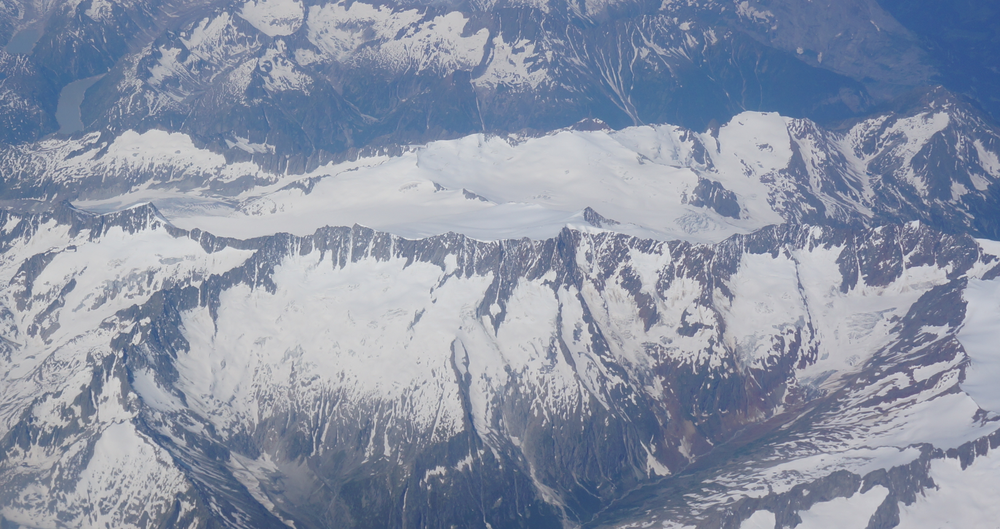
#> input picture frame0.png, 1000 x 529 px, shrunk from 1626 x 860 before the run; its folder holds 4 pictures in this run
$ python orb.py
#> lines starting #> are read from the running program, lines starting #| are printed output that depends on the picture
import numpy as np
import cv2
import os
import time


def load_sequence(f):
#> called with f = 'frame{}.png'
    s = []
    n = 0
    filename = f.format(n)
    while os.path.isfile(filename):
        img = cv2.imread(filename)
#> img is the input picture: shape (529, 1000, 3); mean B, G, R 165.5, 147, 138.4
        img = cv2.resize(img, dsize=(0, 0), fx=0.5, fy=0.5)
#> img: shape (264, 500, 3)
        s.append(img)
        n += 1
        filename = f.format(n)

    return s

sequence = load_sequence("frame{}.png")
#> sequence = 3 items

fast = cv2.FastFeatureDetector_create()
fast.setThreshold(40)

descriptors1 = []
descriptors2 = []
kp1 = fast.detect(sequence[0], None)
#> kp1 = 921 keypoints; strongest (x, y, size): (474, 140, 7), (74, 160, 7), (354, 192, 7), (387, 127, 7)
kp2 = fast.detect(sequence[2], None)
#> kp2 = 906 keypoints; strongest (x, y, size): (324, 204, 7), (489, 234, 7), (394, 130, 7), (76, 157, 7)
dsize = 4

print(len(kp1))
#| 921
print(len(kp2))
#| 906

gray = cv2.cvtColor(sequence[0], cv2.COLOR_BGR2GRAY)
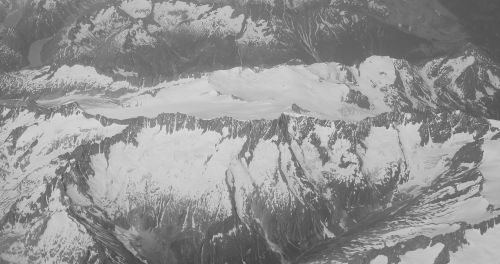
#> gray: shape (264, 500); min 66, max 219, mean 146.7
for k in kp1:
    center = (int(k.pt[0]), int(k.pt[1]))
    roi = gray[center[1]-dsize:center[1]+dsize, center[0]-dsize:center[0]+dsize]
    descriptors1.append(roi)
#> this loop made 921 passes
#> k on passes 1 to 3: keypoint at (190, 3), size 7, keypoint at (331, 3), size 7, keypoint at (173, 4), size 7
#> after the loop, descriptors1 = 921 items

gray = cv2.cvtColor(sequence[2], cv2.COLOR_BGR2GRAY)
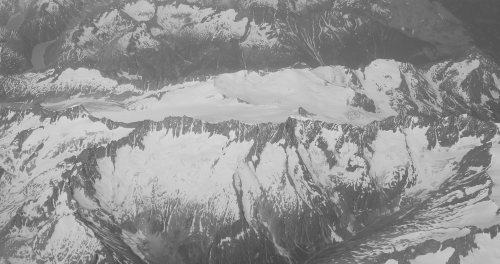
#> gray: shape (264, 500); min 70, max 219, mean 146.9
for k in kp2:
    center = (int(k.pt[0]), int(k.pt[1]))
    roi = gray[center[1]-dsize:center[1]+dsize, center[0]-dsize:center[0]+dsize]
    descriptors2.append(roi)
#> this loop made 906 passes
#> k on passes 1 to 3: keypoint at (46, 3), size 7, keypoint at (128, 3), size 7, keypoint at (135, 3), size 7
#> after the loop, descriptors2 = 906 items

composite = np.vstack([sequence[0], sequence[1]])
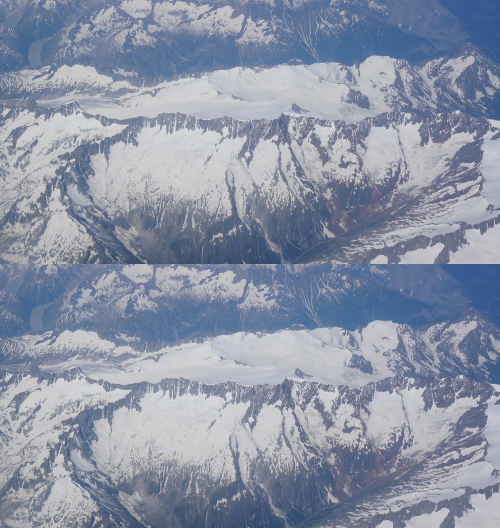
#> composite: shape (528, 500, 3); mean of channels 0, 1, 2 165.7, 147.2, 138.6; drawn as B, G, R

vectors = []
h, w, channels = np.shape(sequence[0])
#> h = 264; w = 500; channels = 3

max_dist = 20

t0 = time.time()
for i1, k1 in enumerate(descriptors1):
    match = None
    e_min = None

    if np.prod(np.shape(k1)) == 0:
        continue

    for i2, k2 in enumerate(descriptors2):
        if np.shape(k1) != np.shape(k2):
            continue

        if np.prod(np.shape(k2)) == 0:
            continue

        if abs(kp1[i1].pt[0]-kp2[i2].pt[0]) > max_dist:
            continue

        if abs(kp1[i1].pt[1]-kp2[i2].pt[1]) > max_dist:
            continue

        dx = kp1[i1].pt[0] - kp2[i2].pt[0]

        diff = cv2.absdiff(k1, k2)
        e = np.mean(diff)

        if e_min is None:
            e_min = e
            match = i2
            continue

        if e < e_min:
            e_min = e
            match = i2

    if e_min is None:
        continue

    if e_min > 7:
        continue

    vectors.append((kp1[i1].pt[0], kp1[i1].pt[1], kp2[match].pt[0], kp2[match].pt[1]))
#> this loop made 921 passes
#> after the loop, vectors = 295 items, first 6: (173, 4, 176, 7), (194, 4, 197, 7), (361, 4, 364, 7), (44, 5, 47, 8), (207, 5, 211, 8), (54, 6, 57, 9)

t1 = time.time()
print((t1-t0)*1000)
print(len(vectors))
#| 295
for v in vectors:
    center1 = (int(v[0]), int(v[1]))
    center2 = (int(v[2]), int(v[3])+h)
    cv2.line(composite, center1, center2, (255, 0, 0), 1)
#> this loop made 295 passes
#> (v, center2) on passes 1 to 3: ((173, 4, 176, 7), (176, 271)), ((194, 4, 197, 7), (197, 271)), ((361, 4, 364, 7), (364, 271))
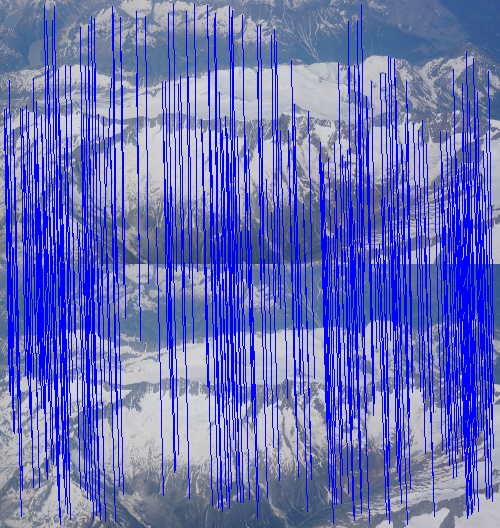
#> composite: shape (528, 500, 3); mean of channels 0, 1, 2 187.1, 112, 105.4; drawn as B, G, R

cv2.imshow("img", composite)
cv2.waitKey(0)
